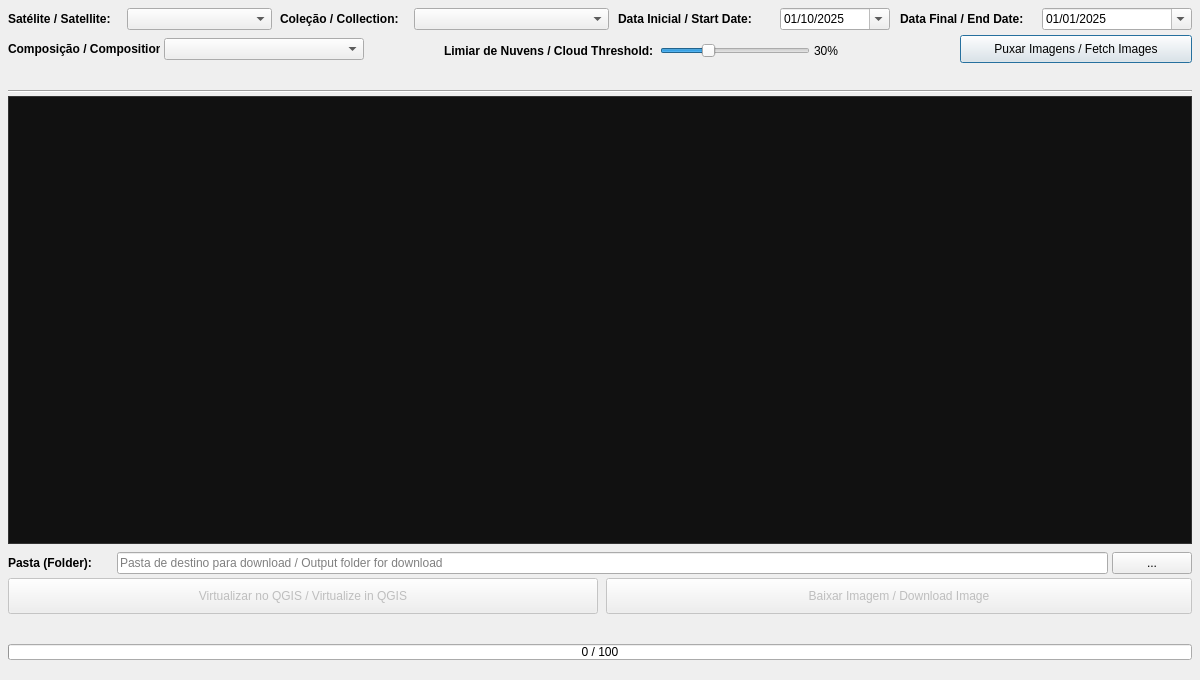
<?xml version="1.0" encoding="UTF-8"?>
<ui version="4.0">
 <class>rthprojectDialogBase</class>
 <widget class="QDialog" name="rthprojectDialogBase">
  <property name="geometry">
   <rect>
    <x>0</x>
    <y>0</y>
    <width>1200</width>
    <height>680</height>
   </rect>
  </property>
  <property name="windowTitle">
   <string>RTH API BROWSER</string>
  </property>
  <widget class="QLabel" name="lbl_satelite">
   <property name="geometry">
    <rect>
     <x>8</x>
     <y>8</y>
     <width>115</width>
     <height>22</height>
    </rect>
   </property>
   <property name="font">
    <font>
     <weight>75</weight>
     <bold>true</bold>
    </font>
   </property>
   <property name="text">
    <string>Satélite / Satellite:</string>
   </property>
  </widget>
  <widget class="QComboBox" name="combo_satelite">
   <property name="geometry">
    <rect>
     <x>127</x>
     <y>8</y>
     <width>145</width>
     <height>22</height>
    </rect>
   </property>
  </widget>
  <widget class="QLabel" name="lbl_colecao">
   <property name="geometry">
    <rect>
     <x>280</x>
     <y>8</y>
     <width>130</width>
     <height>22</height>
    </rect>
   </property>
   <property name="font">
    <font>
     <weight>75</weight>
     <bold>true</bold>
    </font>
   </property>
   <property name="text">
    <string>Coleção / Collection:</string>
   </property>
  </widget>
  <widget class="QComboBox" name="combo_colecao">
   <property name="geometry">
    <rect>
     <x>414</x>
     <y>8</y>
     <width>195</width>
     <height>22</height>
    </rect>
   </property>
  </widget>
  <widget class="QLabel" name="lbl_data_ini">
   <property name="geometry">
    <rect>
     <x>618</x>
     <y>8</y>
     <width>158</width>
     <height>22</height>
    </rect>
   </property>
   <property name="font">
    <font>
     <weight>75</weight>
     <bold>true</bold>
    </font>
   </property>
   <property name="text">
    <string>Data Inicial / Start Date:</string>
   </property>
  </widget>
  <widget class="QDateEdit" name="date_inicial">
   <property name="geometry">
    <rect>
     <x>780</x>
     <y>8</y>
     <width>110</width>
     <height>22</height>
    </rect>
   </property>
   <property name="dateTime">
    <datetime>
     <hour>0</hour>
     <minute>0</minute>
     <second>0</second>
     <year>2025</year>
     <month>10</month>
     <day>1</day>
    </datetime>
   </property>
   <property name="displayFormat">
    <string>dd/MM/yyyy</string>
   </property>
   <property name="calendarPopup">
    <bool>true</bool>
   </property>
  </widget>
  <widget class="QLabel" name="lbl_data_fin">
   <property name="geometry">
    <rect>
     <x>900</x>
     <y>8</y>
     <width>138</width>
     <height>22</height>
    </rect>
   </property>
   <property name="font">
    <font>
     <weight>75</weight>
     <bold>true</bold>
    </font>
   </property>
   <property name="text">
    <string>Data Final / End Date:</string>
   </property>
  </widget>
  <widget class="QDateEdit" name="date_final">
   <property name="geometry">
    <rect>
     <x>1042</x>
     <y>8</y>
     <width>150</width>
     <height>22</height>
    </rect>
   </property>
   <property name="dateTime">
    <datetime>
     <hour>0</hour>
     <minute>0</minute>
     <second>0</second>
     <year>2025</year>
     <month>1</month>
     <day>1</day>
    </datetime>
   </property>
   <property name="displayFormat">
    <string>dd/MM/yyyy</string>
   </property>
   <property name="calendarPopup">
    <bool>true</bool>
   </property>
  </widget>
  <widget class="QLabel" name="lbl_composicao">
   <property name="geometry">
    <rect>
     <x>8</x>
     <y>38</y>
     <width>152</width>
     <height>22</height>
    </rect>
   </property>
   <property name="font">
    <font>
     <weight>75</weight>
     <bold>true</bold>
    </font>
   </property>
   <property name="text">
    <string>Composição / Composition:</string>
   </property>
  </widget>
  <widget class="QComboBox" name="combo_composicao">
   <property name="geometry">
    <rect>
     <x>164</x>
     <y>38</y>
     <width>200</width>
     <height>22</height>
    </rect>
   </property>
  </widget>
  <widget class="QLabel" name="lbl_nuvens">
   <property name="geometry">
    <rect>
     <x>444</x>
     <y>40</y>
     <width>212</width>
     <height>22</height>
    </rect>
   </property>
   <property name="font">
    <font>
     <weight>75</weight>
     <bold>true</bold>
    </font>
   </property>
   <property name="text">
    <string>Limiar de Nuvens / Cloud Threshold:</string>
   </property>
  </widget>
  <widget class="QSlider" name="slider_nuvem">
   <property name="geometry">
    <rect>
     <x>660</x>
     <y>40</y>
     <width>150</width>
     <height>22</height>
    </rect>
   </property>
   <property name="minimum">
    <number>0</number>
   </property>
   <property name="maximum">
    <number>100</number>
   </property>
   <property name="value">
    <number>30</number>
   </property>
   <property name="orientation">
    <enum>Qt::Horizontal</enum>
   </property>
  </widget>
  <widget class="QLabel" name="lbl_nuvem_val">
   <property name="geometry">
    <rect>
     <x>814</x>
     <y>40</y>
     <width>44</width>
     <height>22</height>
    </rect>
   </property>
   <property name="text">
    <string>30%</string>
   </property>
  </widget>
  <widget class="QPushButton" name="btn_puxar">
   <property name="geometry">
    <rect>
     <x>960</x>
     <y>35</y>
     <width>232</width>
     <height>28</height>
    </rect>
   </property>
   <property name="text">
    <string>Puxar Imagens / Fetch Images</string>
   </property>
  </widget>
  <widget class="QLabel" name="lbl_status">
   <property name="geometry">
    <rect>
     <x>8</x>
     <y>68</y>
     <width>1184</width>
     <height>18</height>
    </rect>
   </property>
   <property name="styleSheet">
    <string>color: #444; font-style: italic;</string>
   </property>
   <property name="text">
    <string/>
   </property>
  </widget>
  <widget class="Line" name="line_sep">
   <property name="geometry">
    <rect>
     <x>8</x>
     <y>90</y>
     <width>1184</width>
     <height>3</height>
    </rect>
   </property>
   <property name="orientation">
    <enum>Qt::Horizontal</enum>
   </property>
  </widget>
  <widget class="QScrollArea" name="scroll_resultados">
   <property name="geometry">
    <rect>
     <x>8</x>
     <y>96</y>
     <width>1184</width>
     <height>448</height>
    </rect>
   </property>
   <property name="styleSheet">
    <string>QScrollArea { background: #111; border: 1px solid #333; }</string>
   </property>
   <property name="verticalScrollBarPolicy">
    <enum>Qt::ScrollBarAsNeeded</enum>
   </property>
   <property name="horizontalScrollBarPolicy">
    <enum>Qt::ScrollBarAsNeeded</enum>
   </property>
   <property name="widgetResizable">
    <bool>true</bool>
   </property>
   <property name="alignment">
    <set>Qt::AlignCenter</set>
   </property>
  </widget>
  <widget class="QLabel" name="lbl_pasta">
   <property name="geometry">
    <rect>
     <x>8</x>
     <y>552</y>
     <width>105</width>
     <height>22</height>
    </rect>
   </property>
   <property name="font">
    <font>
     <weight>75</weight>
     <bold>true</bold>
    </font>
   </property>
   <property name="text">
    <string>Pasta (Folder):</string>
   </property>
  </widget>
  <widget class="QLineEdit" name="edit_pasta">
   <property name="geometry">
    <rect>
     <x>117</x>
     <y>552</y>
     <width>991</width>
     <height>22</height>
    </rect>
   </property>
   <property name="placeholderText">
    <string>Pasta de destino para download / Output folder for download</string>
   </property>
  </widget>
  <widget class="QPushButton" name="btn_pasta">
   <property name="geometry">
    <rect>
     <x>1112</x>
     <y>552</y>
     <width>80</width>
     <height>22</height>
    </rect>
   </property>
   <property name="text">
    <string>...</string>
   </property>
  </widget>
  <widget class="QPushButton" name="btn_virtualizar">
   <property name="enabled">
    <bool>false</bool>
   </property>
   <property name="geometry">
    <rect>
     <x>8</x>
     <y>578</y>
     <width>590</width>
     <height>36</height>
    </rect>
   </property>
   <property name="text">
    <string>Virtualizar no QGIS / Virtualize in QGIS</string>
   </property>
  </widget>
  <widget class="QPushButton" name="btn_baixar">
   <property name="enabled">
    <bool>false</bool>
   </property>
   <property name="geometry">
    <rect>
     <x>606</x>
     <y>578</y>
     <width>586</width>
     <height>36</height>
    </rect>
   </property>
   <property name="text">
    <string>Baixar Imagem / Download Image</string>
   </property>
  </widget>
  <widget class="QLabel" name="lbl_progresso">
   <property name="geometry">
    <rect>
     <x>8</x>
     <y>622</y>
     <width>1184</width>
     <height>18</height>
    </rect>
   </property>
   <property name="styleSheet">
    <string>color: #0055aa;</string>
   </property>
   <property name="text">
    <string/>
   </property>
  </widget>
  <widget class="QProgressBar" name="progress_bar">
   <property name="geometry">
    <rect>
     <x>8</x>
     <y>644</y>
     <width>1184</width>
     <height>16</height>
    </rect>
   </property>
   <property name="visible">
    <bool>false</bool>
   </property>
   <property name="value">
    <number>0</number>
   </property>
   <property name="textVisible">
    <bool>true</bool>
   </property>
   <property name="format">
    <string>%v / %m</string>
   </property>
  </widget>
 </widget>
 <resources/>
 <connections/>
</ui>
